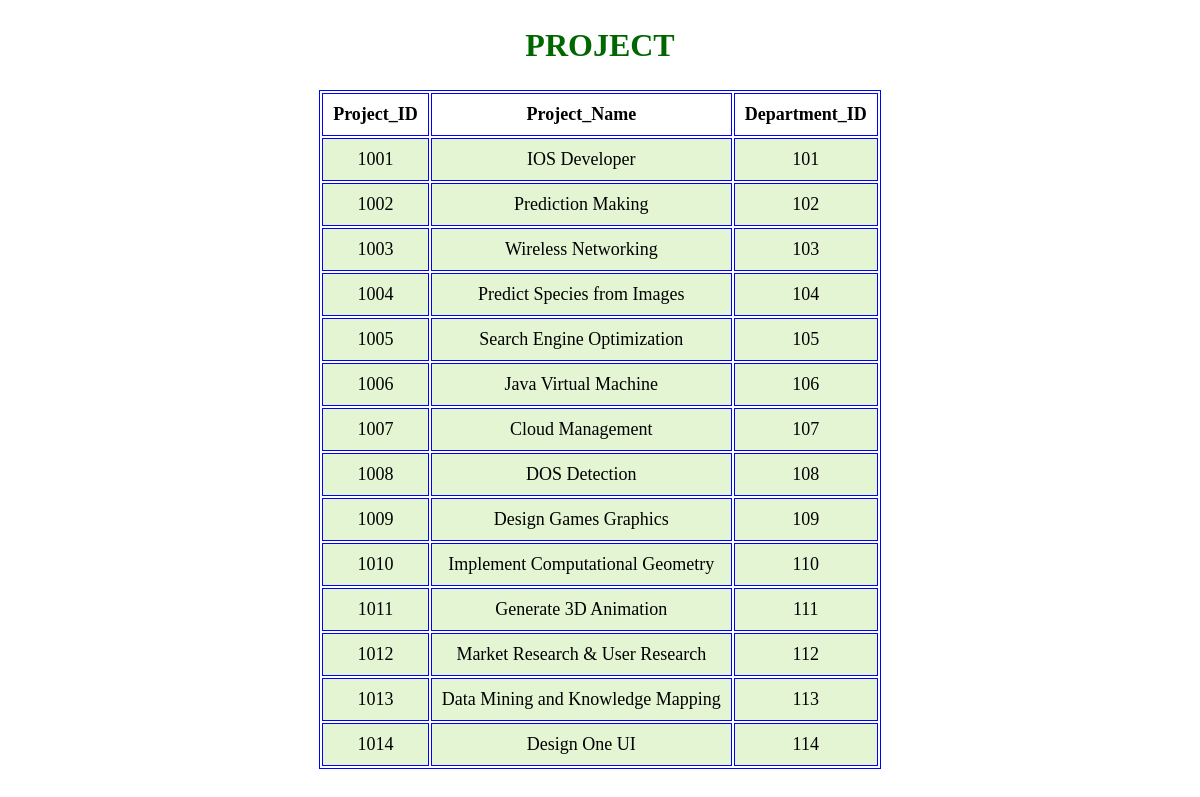
Page /project_table.php on the committed database.
### tables this page shows
CREATE TABLE `project` (
  `Project_ID` int(11) NOT NULL,
  `Project_Name` varchar(255) NOT NULL,
  `Department_ID` int(11) NOT NULL
);

### project_table.php (the view, shortened to what this page needs)
<?php
$mysqli =  new mysqli('localhost', 'root', '','new7');
$sql = "SELECT * FROM project";
$result = $mysqli->query($sql);
?>
<!DOCTYPE html>
<html lang="en">
<head>
</head>
<body style="background-image: url('image2.jpg');">
<center>
    <section>
        <h1>PROJECT</h1>
        <table>
            <tr>
                <th>Project_ID</th>
                <th>Project_Name</th>
                <th>Department_ID</th>
            </tr>
            <?php
                while($rows=$result->fetch_assoc())
                {
            ?>
            <tr>
                <td><?php echo $rows['Project_ID'];?></td>
                <td><?php echo $rows['Project_Name'];?></td>
                <td><?php echo $rows['Department_ID'];?></td>
            <?php
                }
            ?>
        </table>
    </section>
</center>
</body>
</html>

### project_table.php (style rules this page uses)
table { margin: 0 auto; font-size: large; border: 1px solid blue; }
h1 { text-align: center; color: #006600; font-size: xx-large; font-family: 'Gill Sans', 'Gill Sans MT', ' Calibri', 'Trebuchet MS', 'sans-serif'; }
td { background-color: #E4F5D4; border: 1px solid blue; }
th, td { font-weight: bold; border: 1px solid blue; padding: 10px; text-align: center; }
td { font-weight: lighter; }

### rows in the picture
project: Project_ID "1001", Project_Name "IOS Developer", Department_ID "101"
project: Project_ID "1002", Project_Name "Prediction Making", Department_ID "102"
project: Project_ID "1003", Project_Name "Wireless Networking", Department_ID "103"
project: Project_ID "1004", Project_Name "Predict Species from Images", Department_ID "104"
project: Project_ID "1005", Project_Name "Search Engine Optimization", Department_ID "105"
project: Project_ID "1006", Project_Name "Java Virtual Machine", Department_ID "106"
project: Project_ID "1007", Project_Name "Cloud Management", Department_ID "107"
project: Project_ID "1008", Project_Name "DOS Detection", Department_ID "108"
project: Project_ID "1009", Project_Name "Design Games Graphics", Department_ID "109"
project: Project_ID "1010", Project_Name "Implement Computational Geometry", Department_ID "110"
project: Project_ID "1011", Project_Name "Generate 3D Animation", Department_ID "111"
project: Project_ID "1012", Project_Name "Market Research & User Research", Department_ID "112"
project: Project_ID "1013", Project_Name "Data Mining and Knowledge Mapping", Department_ID "113"
project: Project_ID "1014", Project_Name "Design One UI", Department_ID "114"
